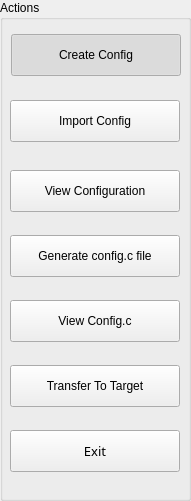
   <widget class="QGroupBox" name="groupBox_Actions">
    <property name="geometry">
     <rect>
      <x>10</x>
      <y>30</y>
      <width>191</width>
      <height>501</height>
     </rect>
    </property>
    <property name="title">
     <string>Actions</string>
    </property>
    <widget class="QPushButton" name="pushButton_Exit">
     <property name="geometry">
      <rect>
       <x>10</x>
       <y>430</y>
       <width>170</width>
       <height>42</height>
      </rect>
     </property>
     <property name="font">
      <font>
       <family>plastique</family>
       <pointsize>10</pointsize>
       <weight>50</weight>
       <italic>false</italic>
       <bold>false</bold>
      </font>
     </property>
     <property name="mouseTracking">
      <bool>true</bool>
     </property>
     <property name="toolTip">
      <string>To close the application</string>
     </property>
     <property name="styleSheet">
      <string notr="true">font:&quot;&quot;plastique&quot;&quot;</string>
     </property>
     <property name="text">
      <string>Exit</string>
     </property>
     <property name="checkable">
      <bool>true</bool>
     </property>
    </widget>
    <widget class="QPushButton" name="pushButton_View_ConfigFiles">
     <property name="geometry">
      <rect>
       <x>10</x>
       <y>300</y>
       <width>170</width>
       <height>42</height>
      </rect>
     </property>
     <property name="font">
      <font>
       <weight>50</weight>
       <bold>false</bold>
      </font>
     </property>
     <property name="text">
      <string>View Config.c</string>
     </property>
    </widget>
    <widget class="QPushButton" name="pushButton_Create_Config">
     <property name="geometry">
      <rect>
       <x>11</x>
       <y>34</y>
       <width>170</width>
       <height>42</height>
      </rect>
     </property>
     <property name="font">
      <font>
       <weight>50</weight>
       <bold>false</bold>
      </font>
     </property>
     <property name="mouseTracking">
      <bool>true</bool>
     </property>
     <property name="focusPolicy">
      <enum>Qt::StrongFocus</enum>
     </property>
     <property name="toolTip">
      <string>Creating new configrations</string>
     </property>
     <property name="toolTipDuration">
      <number>-1</number>
     </property>
     <property name="statusTip">
      <string/>
     </property>
     <property name="whatsThis">
      <string/>
     </property>
     <property name="styleSheet">
      <string notr="true"/>
     </property>
     <property name="text">
      <string>Create Config</string>
     </property>
     <property name="checkable">
      <bool>true</bool>
     </property>
     <property name="checked">
      <bool>true</bool>
     </property>
     <property name="autoDefault">
      <bool>false</bool>
     </property>
    </widget>
    <widget class="QPushButton" name="pushButton_GenerateConfigFile">
     <property name="geometry">
      <rect>
       <x>10</x>
       <y>235</y>
       <width>170</width>
       <height>42</height>
      </rect>
     </property>
     <property name="font">
      <font>
       <weight>50</weight>
       <bold>false</bold>
      </font>
     </property>
     <property name="mouseTracking">
      <bool>true</bool>
     </property>
     <property name="toolTip">
      <string>It will  generate config.c for each core or cell</string>
     </property>
     <property name="text">
      <string>Generate config.c file</string>
     </property>
     <property name="checkable">
      <bool>false</bool>
     </property>
    </widget>
    <widget class="QPushButton" name="pushButton_import">
     <property name="geometry">
      <rect>
       <x>10</x>
       <y>100</y>
       <width>170</width>
       <height>42</height>
      </rect>
     </property>
     <property name="font">
      <font>
       <weight>50</weight>
       <bold>false</bold>
      </font>
     </property>
     <property name="mouseTracking">
      <bool>true</bool>
     </property>
     <property name="focusPolicy">
      <enum>Qt::StrongFocus</enum>
     </property>
     <property name="toolTip">
      <string>To import existing config.c files</string>
     </property>
     <property name="text">
      <string>Import Config</string>
     </property>
     <property name="checkable">
      <bool>true</bool>
     </property>
     <property name="checked">
      <bool>false</bool>
     </property>
     <property name="autoRepeat">
      <bool>false</bool>
     </property>
     <property name="autoExclusive">
      <bool>false</bool>
     </property>
     <property name="autoDefault">
      <bool>false</bool>
     </property>
     <property name="default">
      <bool>false</bool>
     </property>
     <property name="flat">
      <bool>false</bool>
     </property>
    </widget>
    <widget class="QPushButton" name="pushButton_Transfer_To_Target">
     <property name="geometry">
      <rect>
       <x>10</x>
       <y>365</y>
       <width>170</width>
       <height>42</height>
      </rect>
     </property>
     <property name="font">
      <font>
       <weight>50</weight>
       <bold>false</bold>
      </font>
     </property>
     <property name="mouseTracking">
      <bool>true</bool>
     </property>
     <property name="toolTip">
      <string>To transfer config.c files to the target board</string>
     </property>
     <property name="text">
      <string>Transfer To Target</string>
     </property>
     <property name="checkable">
      <bool>true</bool>
     </property>
    </widget>
    <widget class="QPushButton" name="pushButton_View_Configuration">
     <property name="geometry">
      <rect>
       <x>10</x>
       <y>170</y>
       <width>170</width>
       <height>42</height>
      </rect>
     </property>
     <property name="font">
      <font>
       <weight>50</weight>
       <italic>false</italic>
       <bold>false</bold>
      </font>
     </property>
     <property name="mouseTracking">
      <bool>true</bool>
     </property>
     <property name="toolTip">
      <string>To view current configurations</string>
     </property>
     <property name="styleSheet">
      <string notr="true"/>
     </property>
     <property name="text">
      <string>View Configuration</string>
     </property>
     <property name="checkable">
      <bool>true</bool>
     </property>
    </widget>
   </widget>
